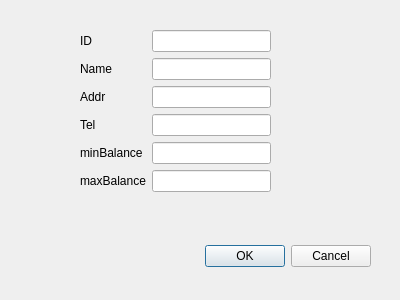
<?xml version="1.0" encoding="UTF-8"?>
<ui version="4.0">
 <class>ClientsDialog</class>
 <widget class="QDialog" name="ClientsDialog">
  <property name="geometry">
   <rect>
    <x>0</x>
    <y>0</y>
    <width>400</width>
    <height>300</height>
   </rect>
  </property>
  <property name="windowTitle">
   <string>Dialog</string>
  </property>
  <widget class="QDialogButtonBox" name="buttonBox">
   <property name="geometry">
    <rect>
     <x>30</x>
     <y>240</y>
     <width>341</width>
     <height>32</height>
    </rect>
   </property>
   <property name="orientation">
    <enum>Qt::Horizontal</enum>
   </property>
   <property name="standardButtons">
    <set>QDialogButtonBox::Cancel|QDialogButtonBox::Ok</set>
   </property>
  </widget>
  <widget class="QWidget" name="formLayoutWidget">
   <property name="geometry">
    <rect>
     <x>80</x>
     <y>30</y>
     <width>191</width>
     <height>204</height>
    </rect>
   </property>
   <layout class="QFormLayout" name="formLayout">
    <item row="0" column="0">
     <widget class="QLabel" name="label">
      <property name="text">
       <string>ID</string>
      </property>
     </widget>
    </item>
    <item row="0" column="1">
     <widget class="QLineEdit" name="lineEdit_clientsID"/>
    </item>
    <item row="1" column="0">
     <widget class="QLabel" name="label_2">
      <property name="text">
       <string>Name</string>
      </property>
     </widget>
    </item>
    <item row="1" column="1">
     <widget class="QLineEdit" name="lineEdit_clientsName"/>
    </item>
    <item row="2" column="0">
     <widget class="QLabel" name="label_3">
      <property name="text">
       <string>Addr</string>
      </property>
     </widget>
    </item>
    <item row="2" column="1">
     <widget class="QLineEdit" name="lineEdit_clientsAddr"/>
    </item>
    <item row="3" column="0">
     <widget class="QLabel" name="label_4">
      <property name="text">
       <string>Tel</string>
      </property>
     </widget>
    </item>
    <item row="3" column="1">
     <widget class="QLineEdit" name="lineEdit_clientsTel"/>
    </item>
    <item row="5" column="1">
     <widget class="QLineEdit" name="lineEdit_clientsmaxBal"/>
    </item>
    <item row="5" column="0">
     <widget class="QLabel" name="label_6">
      <property name="text">
       <string>maxBalance</string>
      </property>
     </widget>
    </item>
    <item row="4" column="0">
     <widget class="QLabel" name="label_5">
      <property name="text">
       <string>minBalance</string>
      </property>
     </widget>
    </item>
    <item row="4" column="1">
     <widget class="QLineEdit" name="lineEdit_clientsminBal"/>
    </item>
   </layout>
  </widget>
 </widget>
 <resources/>
 <connections>
  <connection>
   <sender>buttonBox</sender>
   <signal>accepted()</signal>
   <receiver>ClientsDialog</receiver>
   <slot>accept()</slot>
   <hints>
    <hint type="sourcelabel">
     <x>248</x>
     <y>254</y>
    </hint>
    <hint type="destinationlabel">
     <x>157</x>
     <y>274</y>
    </hint>
   </hints>
  </connection>
  <connection>
   <sender>buttonBox</sender>
   <signal>rejected()</signal>
   <receiver>ClientsDialog</receiver>
   <slot>reject()</slot>
   <hints>
    <hint type="sourcelabel">
     <x>316</x>
     <y>260</y>
    </hint>
    <hint type="destinationlabel">
     <x>286</x>
     <y>274</y>
    </hint>
   </hints>
  </connection>
 </connections>
</ui>
